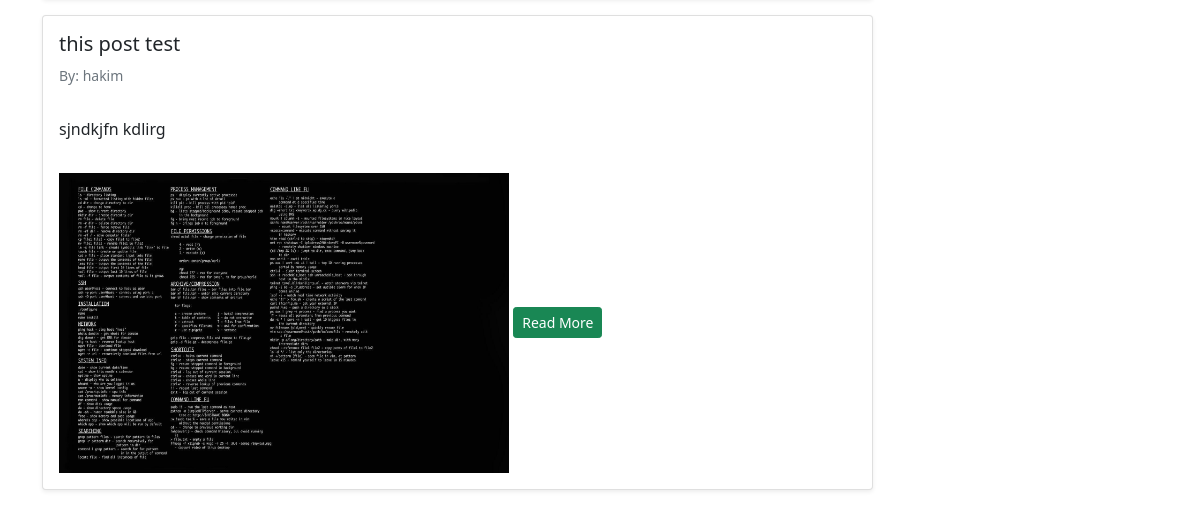
Before: / (lower part) with the older database file.
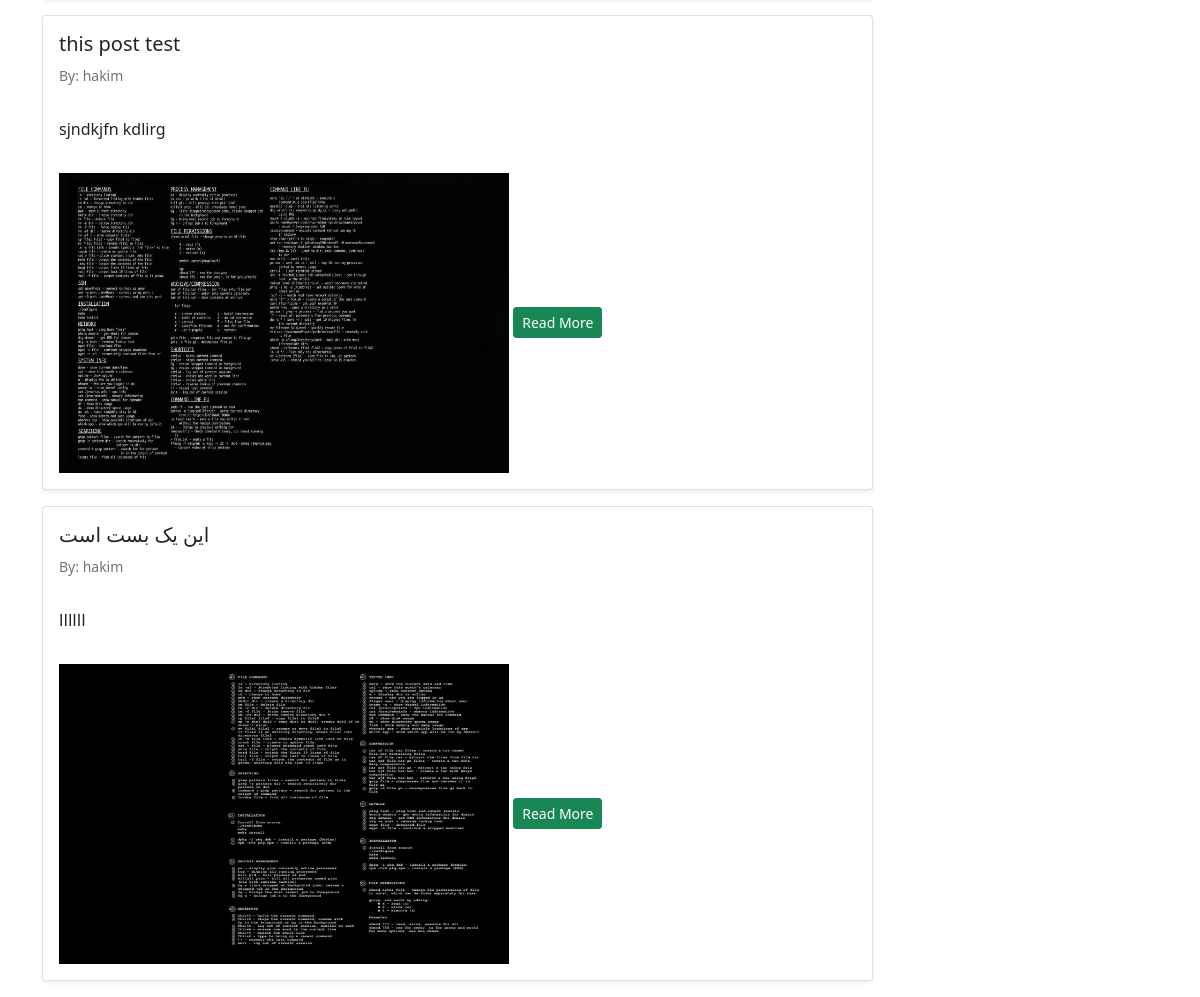
After: the same page with the newer database file.
### blog/models.py (models this page shows, shortened)
class Post(models.Model):
    STATUS_CHOICES = (
        ('pub', 'Published'),
        ('drf', 'Draft'),
    )
    user = models.ForeignKey(get_user_model(), on_delete=models.CASCADE , related_name='user')
    title = models.CharField(max_length=100)
    text = models.TextField()
    datetime_created = models.DateTimeField(auto_now_add=True)
    datetime_modified = models.DateTimeField(auto_now=True)
    status = models.CharField(choices=STATUS_CHOICES, max_length=3)
    upload = models.ImageField(upload_to ='upload/' , blank=True)
    session = models.CharField(choices=session, max_length=10)
    type = models.CharField(choices=STATUS_POST, max_length=10)

### accounts/models.py (models this page shows)
class CustomUser(AbstractUser):
    pass

### blog/views.py (the view)
# urls.py: path("", PostList.as_view() , name='post_list'),
class PostList(generic.ListView):
    model = Post
    template_name = 'blog/post_list.html'
    paginate_by = 100  # if pagination is desired
    context_object_name = 'post_list'

### pages/templates/blog/post_list.html (shortened to what this page needs)
{% extends '_base.html' %}
{% block content %}
    <div class="container mt-4">
        <div class="row">
            <div class="col-9">
                {% for post in post_list %}
                    <div class="card shadow-sm my-3">
                        <div class="card-body">
                            <h5 class="card-title">{{ post.title }}</h5>
                            <h6 class="card-subtitle mb-2 text-muted small py-2">By: {{ post.user }}</h6>
                            <p class="card-text py-3">
                                {{ post.text }}
                            </p>
                            {% if post.upload %}
                            <img src="{{ post.upload.url }}" alt="Smiley face" width="450" height="300">
                            {% endif %}
                            <a href="{% url 'post_detail' post.id %}" class="btn btn-sm btn-success">Read More</a>
                        </div>
                    </div>
                {% endfor %}
            </div>
{% endblock content %}

### templates/_base.html (shortened to what this page needs)
<!doctype html>
<html lang="en">
<head>
    <link href="https://cdn.jsdelivr.net/npm/bootstrap@5.1.3/dist/css/bootstrap.min.css" rel="stylesheet"
>
</head>
<body>
{% block content %}
{% endblock content %}
        <div class="col-3">
        </div>
    </div>
</div>
</body>
</html>

Changed rows visible on the page:
added Post: title "این یک بست است", user "hakim", text "اااااا", upload (picture)
